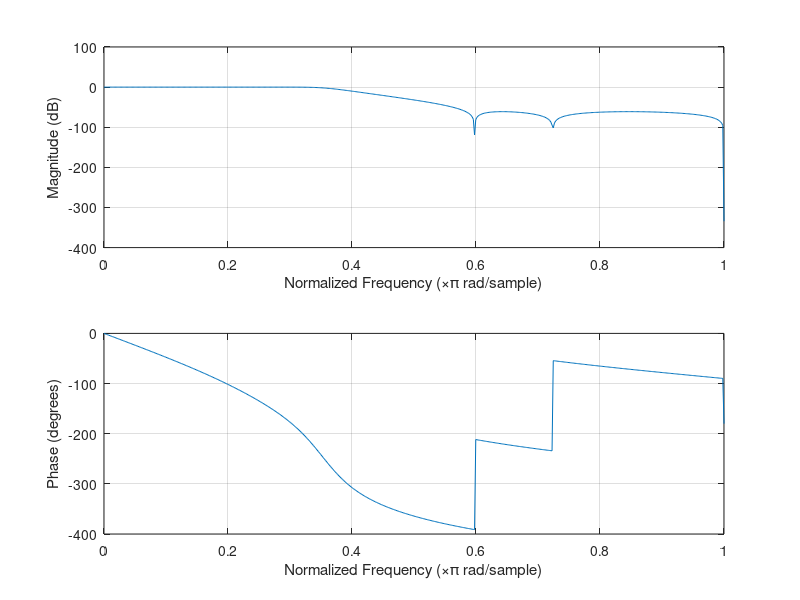

This chart was generated by the following MATLAB code: (Note: this script raises an error after producing the figure.)
%% LAB 4 %%

clear all;
close all;
clc;

%% COEFFICIENT SENSIBILITY %%

%% QUESTION 4.1.1 %%

clear all;
close all;
clc;

load('fifthOrderFilter.mat');                   % Importing the values

figure;                                         % Ploting
freqz(b, a);                                    % Ploting

% We can see that the pb edge = 0.3*pi, that the sb edge = 0.584*pi,
% that Amax = 0.000065 dB and that Amin = 61.2 dB

%% QUESTION 4.1.2 %%

% clear all;
% close all;
% clc;
% 
% load('fifthOrderFilter.mat');                   % Importing the values
% 
% h = directFormFilter(impulse(tf(a, b)));        % ?????????
% wT = linspace(0, pi, 1000);
% H = freqz(h, 1, wT);
% 
% figure;
% plot(wT/pi, 20*log10(abs(H)), 'r')
% 
% NFFT = 8192; % length of FFT
% n = 0:NFFT-1;
% x = 0.5*(sin(0.2171*pi*n) + sin(.631711*pi*n));
% x = quant(x, 2^-12); % quantize to 12 fractional bits
% 
% xw = x.*blackmanharris(NFFT).';
% X = fft(xw);
% wT = 0:2*pi/NFFT:pi-2*pi/NFFT; % Convert FFT index k to wT
% plot(wT/pi, 20*log10(2*abs(X(1:length(wT))/NFFT)));
% xlabel('\omegaT [\times\pi rad]','FontName','times');
% ylabel('|X(k)| [dB]','FontName','times');

%% QUESTION 4.1.3 %%

%% QUESTION 4.2 %%

clear all;
close all;
clc;

load('fifthOrderFilter.mat');                   % Importing the values

Wf = 8;
Wr = 12;

x = 2*(rand(1,1000)-0.5);

yI = directFormFilter(x, 0, Wf);
yI = fifthOrderLadderWDF(x, Wf);

yQ = directFormFilter(x, 0, Wf, Wr);
yQ = fifthOrderLadderWDF(x, Wf, Wr);
